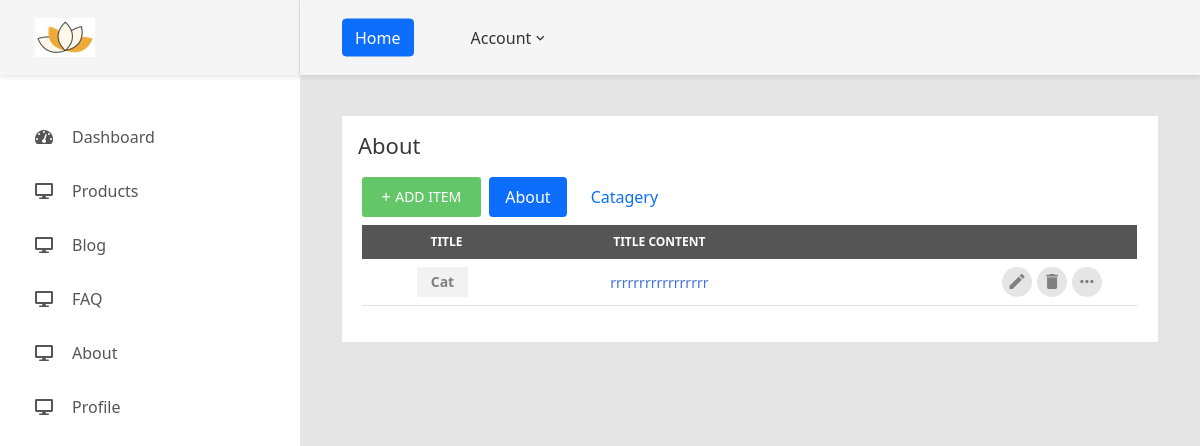
Page /admin/about.php (signed in) on the committed database.
### tables this page shows
CREATE TABLE `useradmin` (
  `id` int(11) NOT NULL,
  `profile_id` varchar(100) NOT NULL,
  `image` varchar(200) NOT NULL,
  `username` varchar(50) NOT NULL,
  `password` varchar(255) NOT NULL,
  `email` varchar(100) NOT NULL,
  `last_name` varchar(200) NOT NULL,
  `designation` varchar(200) NOT NULL,
  `company` varchar(200) NOT NULL,
  `business_category` varchar(200) NOT NULL,
  `logo` varchar(200) NOT NULL,
  `thumbnail_image` varchar(200) NOT NULL,
  `thames_color` varchar(100) NOT NULL,
  `text_color` varchar(100) NOT NULL,
  `footer_color` varchar(100) NOT NULL,
  `connections_id` varchar(100) NOT NULL,
  `admin_status` varchar(100) NOT NULL
);

CREATE TABLE `adout` (
  `id` int(50) NOT NULL,
  `adminuser_id` int(50) NOT NULL,
  `title_name` varchar(255) NOT NULL,
  `adout_name` varchar(255) NOT NULL
);

### admin/about.php (the view, shortened to what this page needs)
<?php
include 'header.php';
?>
<?php
        $admin_user=$_SESSION['login_user'];
        $row=mysqli_fetch_assoc(mysqli_query($db, "select * from useradmin where profile_id='$admin_user'"));
        $adminuser_id = $row['id'];
        $sql =  "SELECT * FROM `adout` WHERE adminuser_id='$adminuser_id'";
        $res = mysqli_query($db, $sql);
?>
            <div class="main-content">
                <div class="section__content section__content--p30">
                    <div class="container-fluid">
                    <div class="bg-white p-3">
                    <div class="row">
                            <div class="col-md-12">
                                <h3 class="title-5 m-b-35">About</h3>
                                <div class="table-data__tool">
                                    <div class="table-data__tool-left">
                                        <div class="rs-select2--light">
                                           <ul class="nav nav-pills d-flex">
                                                <li class="nav-item p-1">
                                                <a href="add-about.php" class="au-btn au-btn-icon au-btn--green au-btn--small"><i class="zmdi zmdi-plus"></i>add item</a>
                                                </li>
                                                <li class="nav-item p-1">
                                                 <a class="nav-link active" data-bs-toggle="pill" href="#home">About</a>
                                                </li>
                                                <li class="nav-item p-1">
                                                 <a class="nav-link" data-bs-toggle="pill" href="#menu1">Catagery</a>
                                                </li>
                                            </ul>
                                        </div>
                                    </div>
                                </div>
                                <div class="tab-content p-1">
                                <div class="tab-pane active" id="home">
                                <div class="table-responsive table-responsive-data2">
                                    <table class="table table-data2">
                                        <thead style="background: #555;">
                                            <tr>
                                                <th>Title</th>
                                                <th>Title Content</th>
                                                <th></th>
                                            </tr>
                                        </thead>
                                        <tbody>
                                       <?php
                                        while ($row = mysqli_fetch_assoc($res)) {
                                            ?>
                                            <tr class="border-bottom">
                                                <td>
                                                    <span class="block-email"><b><?php echo $row['title_name'] ?></b></span>
                                                </td>
                                                <td class="desc"><?php echo $row['adout_name'] ?></td>
                                                <td>
                                                    <div class="table-data-feature">
                                                        <a href="edit-about.php?id=<?php echo $row['id'] ?>" class="item" data-toggle="tooltip" data-placement="top" title="Edit">
                                                            <i class="zmdi zmdi-edit"></i>
                                                        </a>
                                                        <a href="?id=<?php echo $row['id'] ?>&type=delete" class="item" data-toggle="tooltip" data-placement="top" title="Delete">
                                                            <i class="zmdi zmdi-delete"></i>
                                                        </a>
                                                        <a class="item" data-toggle="tooltip" data-placement="top" title="More">
                                                            <i class="zmdi zmdi-more"></i>
                                                        </a>
                                                    </div>
                                                </td>
                                            </tr>
                                        <?php
                                     }
                                      ?>
                                        </tbody>
                                    </table>
                                </div>
                                </div>
                                </div>
                            </div>
                        </div>
                    </div>
                    </div>
                </div>
            </div>
            <?php include 'footer.php' ?>

### admin/header.php (shortened to what this page needs)
<?php
include("config.php");
$admin_user=$_SESSION['login_user'];
$row=mysqli_fetch_assoc(mysqli_query($db, "select * from useradmin where profile_id='$admin_user'"));
?>
<!DOCTYPE html>
<html lang="en">
<head>
    <link href="css/font-face.css" rel="stylesheet" media="all">
    <link href="vendor/font-awesome-4.7/css/font-awesome.min.css" rel="stylesheet" media="all">
    <link href="vendor/font-awesome-5/css/fontawesome-all.min.css" rel="stylesheet" media="all">
    <link href="vendor/mdi-font/css/material-design-iconic-font.min.css" rel="stylesheet" media="all">
    <link href="vendor/animsition/animsition.min.css" rel="stylesheet" media="all">
    <link href="vendor/css-hamburgers/hamburgers.min.css" rel="stylesheet" media="all">
    <link href="css/theme.css" rel="stylesheet" media="all">
    <link href="https://cdn.jsdelivr.net/npm/bootstrap@5.0.2/dist/css/bootstrap.min.css" rel="stylesheet">
</head>
<body class="animsition">
    <div class="page-wrapper">
        <aside class="menu-sidebar d-none d-lg-block">
            <div class="logo">
                <a href="#">
                    <img src="images/admin-img/<?php echo $row['image'] ?>" width="60px" height="60px" alt="" />
                </a>
            </div>
            <div class="menu-sidebar__content js-scrollbar1">
                <nav class="navbar-sidebar">
                    <ul class="list-unstyled navbar__list">
                    <li class="has-sub">
                            <a class="js-arrow" href="dashboard.php">
                                <i class="fas fa-tachometer-alt"></i>Dashboard</a>
                        </li>
						<li class="has-sub">
                            <a class="js-arrow" href="#">
                            <i class="fas fa-desktop"></i>Products</a>
                        </li>
                        <li class="has-sub">
                            <a class="js-arrow" href="#">
                                <i class="fas fa-desktop"></i>Blog</a>
                        </li>
                        <li class="has-sub">
                            <a class="js-arrow" href="#">
                            <i class="fas fa-desktop"></i>FAQ</a>
                        </li>
                        <li class="has-sub">
                            <a class="js-arrow" href="#">
                            <i class="fas fa-desktop"></i>About</a>
                        </li>
                        <li class="has-sub">
                            <a class="js-arrow" href="#">
                            <i class="fas fa-desktop"></i>Profile</a>
                        </li>
                    </ul>
                </nav>
            </div>
        </aside>
        <div class="page-container">
            <header class="header-desktop">
                <div class="section__content section__content--p30">
                    <div class="container-fluid">
                        <div class="header-wrap">
                            <div class="header-button">
                                <div class="noti-wrap">
                                    <div class=""><a href="../index.php" class="btn btn-primary">Home</a></div>
                                </div>
                                <div class="account-wrap">
                                    <div class="account-item clearfix js-item-menu">
                                        <div class="content">
                                            <a class="js-acc-btn" href="#">Account</a>
                                        </div>
                                    </div>
                                </div>
                            </div>
                        </div>
                    </div>
                </div>
            </header>

### admin/header.php (style rules this page uses)
a { text-decoration: none; }
thead th { color: white!important; }

### rows in the picture
useradmin: image (picture)
adout: title_name "Cat", adout_name "rrrrrrrrrrrrrrrrr"
